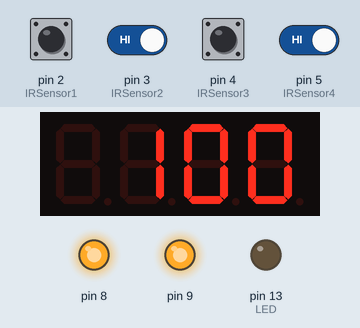
A sketch run on a simulated Arduino Uno, built with avr-gcc and run on an emulated ATmega328P. Parts: 4-digit seven-segment display, output pins drawn as LEDs (lit = HIGH). Inputs (shaded band) come from the test bench; at power-on: pin 2 (IRSensor1), pin 3 (IRSensor2), pin 4 (IRSensor3), pin 5 (IRSensor4) HIGH. What the sketch prints to the serial monitor is not drawn.

Above: at 2.2 s.
2.3 s: pin 2 (IRSensor1) driven LOW
3.8 s: pin 3 (IRSensor2) driven LOW
5.3 s: pin 2 (IRSensor1) driven HIGH
At 5.8 s:
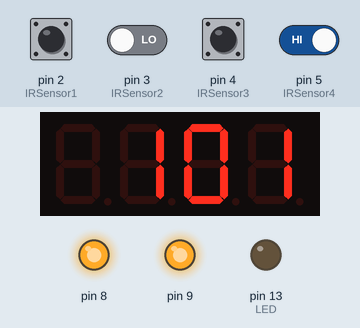
6.8 s: pin 3 (IRSensor2) driven HIGH
8.3 s: pin 4 (IRSensor3) pulsed LOW 5 times (0.12 s each, 0.3 s apart)
At 10.0 s:
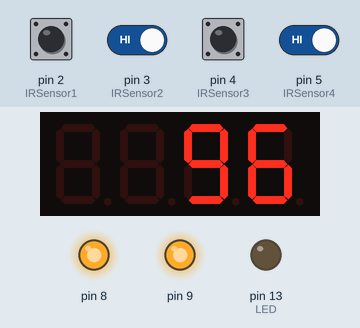
11.3 s: pin 2 (IRSensor1) pulsed LOW 2 times (0.12 s each, 0.3 s apart)
Timing chart, 0 to 14.3 s (numbered marks = the images above; inputs shaded):
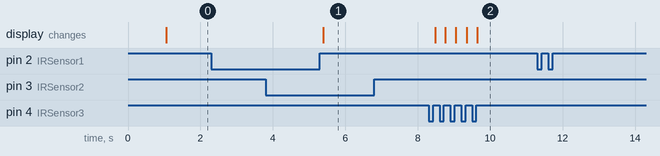

Measured:
- after the input at 2.3 s, every drawn part: stays the same
- after the input at 3.8 s, every drawn part: stays the same
- after the input at 5.3 s, the display: changes after 0.08 s (image 1)
- after the input at 6.8 s, every drawn part: stays the same
- after the input at 8.3 s, the display: first changes after 0.18 s (image 2 shows a later state)
- after the input at 11.3 s, every drawn part: stays the same

The sketch:

sketch_may18b.ino
```cpp
#include <TM1637Display.h>
#include "OLED.h"
// 红外传感器数字输入IO端口定义
// 数码管引脚配置
#define CLK 6
#define DIO 7
// 双向站点相关传感器IO定义
#define IRSensor1 2   // 1号(内部)
#define IRSensor2 3   // 2号(外部)
// 单向站点相关传感器IO定义
#define IRSensor3 4   // 3号(进)
#define IRSensor4 5   // 4号(出)
// LED灯IO端口定义
#define LED 13  // LED指示灯IO口定义
// 日志函数宏定义
#define EMLOG(Str) Serial.print(Str);
// 断言检测函数
#define assert(x) do{\
                      if(x==0){\
                        digitalWrite(LED,HIGH);\
                        while(1);\
                      }\
                    }while(0)
// 系统核心参数
int Position_Num = 100;// 剩余空位(数值信号量)
uint8_t cur_value;// 当前时刻信号状态
uint8_t per_value = 0x00;// 上一时刻信号状态
uint8_t temp_flag = 0;// 辅助标志组
/*******************************************
*             双向站点检测相关函数
*   这种系统一般设立在可以双向行驶的关卡,传感器之间距离比较近
**********************************************/
// 1号双向系统检测状态枚举
typedef enum {
  None,
  Is_IN,
  IN,
  Is_OUt,
  OUT,
}DEtECT_SYSTEM_STATE;
DEtECT_SYSTEM_STATE State;// 传感器检测系统状态
// 1号站点出入检测函数
void BilateralSite_Detect(){
  switch(State){
    case None:{
      if(cur_value == 0x01 ){// 内部检测到信号
        State = Is_OUt;
        EMLOG("内部检测到信号\n");
      }else if(cur_value == 0x02){// 外部检测到信号
        State = Is_IN;
        EMLOG("外部检测到信号\n");
      }
    }
    break;
    case Is_IN:{
      if(!(temp_flag & 0x01)){// 如果小车还没碰到内部检测传感器
        if(cur_value == 0x03){// 内部检测传感器也检测到
          temp_flag |= 0x01;// 设立确保有效标志位
          EMLOG("确认是否进入检测\n");
        }else if(cur_value == 0x00||cur_value == 0x01){// 0x01表示内部有车想要外出,外部车在避让出现的数值
          State = None;// 表示小车取消进入计划
          EMLOG("取消进入\n");
        }
      }else{
        if(cur_value == 0x01){// 外部先没有检测到信号,表示小车的确是要进入
          State = IN;
          temp_flag ^= 0x01;// 清除标志位
          EMLOG("进入检测成功\n");
        }else if(cur_value == 0x02){// 内部先没有检测到信号,表示小车又不想出去了
          temp_flag ^= 0x01;// 清除标志位
          EMLOG("不确定进入\n");
        }
      }
    }
    break;
    case Is_OUt:{
      if(!(temp_flag & 0x01)){// 如果小车还没碰到外部检测传感器
        if(cur_value == 0x03){// 外部检测传感器也检测到
          temp_flag |= 0x01;// 设立确保有效标志位
          EMLOG("确认是否出去检测\n");
        }else if(cur_value == 0x00||cur_value == 0x02){// 0x02表示外部有车想要进入,内部车在避让出现的数值
          State = None;// 表示小车取消外出计划
          EMLOG("取消外出\n");
        }
      }else{
        if(cur_value == 0x02){// 内部先没有检测到信号,表示小车的确是要外出
          State = OUT;
          temp_flag ^= 0x01;// 清除标志位
          EMLOG("外出检测成功\n");
        }else if(cur_value == 0x01){// 外部先没有检测到信号,表示小车又不想外出了
          temp_flag ^= 0x01;// 清除标志位
          EMLOG("不确定出去\n");
        }
      }
    }
    break;
    case IN:{
      Position_Num -= 1;
      EMLOG("进入一辆车,剩余空位:");
      EMLOG(Position_Num);
      EMLOG("\n");
      State = None;
    }
    break;
    case OUT:{
      Position_Num += 1;
      EMLOG("出去一辆车,剩余空位:");
      EMLOG(Position_Num);
      EMLOG("\n");
      State = None;
    }
    break;
  }
  per_value = cur_value;// 更新信号
}

/*****************************************
*           单向站点检测相关函数
*   这种系统一般设立在路口只能单向同行的地方
********************************************/
// 进入站点检测
void InSite_Detect(){
  if(temp_flag & 0x10){
    if((cur_value & 0x10) == 0x00){
        Position_Num -= 1;
        EMLOG("进入一辆车,剩余空位:");
        EMLOG(Position_Num);
        EMLOG("\n");
        temp_flag ^= 0x10;// 清除等待进入动作完成标志位
      }
  }else if(cur_value & 0x10){// 单向进站点检测
    temp_flag |= 0x10;// 设置等待进入动作完成标志位
    delay(20);
  }
}
// 外出站点检测
void OUTSite_Detect(){
  if(temp_flag & 0x20){
    if((cur_value & 0x20) == 0x00){
        Position_Num += 1;
        temp_flag ^= 0x20;// 清除等待出去动作完成标志位
        EMLOG("出去一辆车,剩余空位:");
        EMLOG(Position_Num);
        EMLOG("\n");
      }
  }else if(cur_value & 0x20){// 单向出站点检测
    temp_flag |= 0x20;// 设置等待出去动作完成标志位
    delay(20);
  }

}
// 单向站点组检测主函数
void UnilateralSite_Detect(){
  OUTSite_Detect();
  InSite_Detect();
}
/************************************
*         传感器检测定时器
**************************************/
// 定时器1的中断函数25ms
ISR(TIMER1_COMPA_vect) {
  cur_value  = ((!digitalRead(IRSensor2)) << 1 | (!digitalRead(IRSensor1)));// 获取检测信号(因为红外传感器默认高电平)
  cur_value |= ((!digitalRead(IRSensor4)) << 1 | (!digitalRead(IRSensor3))) << 4;// 获取检测信号
  BilateralSite_Detect();
  UnilateralSite_Detect();
  // EMLOG(cur_value);
  // EMLOG("\n");
}
// 1号16位定时器初始化
void Init_Timer1(){
  // 配置Timer1（TCNT1是16位寄存器)
  noInterrupts();           // 暂时禁用中断
  TCCR1A = 0;               // 设置Timer1为普通模式
  TCCR1B = 0;
  TCNT1 = 0;                // 计数器初始值

  // 设置比较匹配值 (16MHz / 256预分频 = 62500Hz，计数1560次为25ms)
  OCR1A = 1560;
  // 配置为CTC模式，选择256预分频
  TCCR1B |= (1 << WGM12);  // CTC模式 (WGM13:0 = 0100)
  TCCR1B |= (1 << CS12);   // 256预分频 (CS12:0 = 100)
  // 启用比较匹配中断
  TIMSK1 |= (1 << OCIE1A); // 使能OCR1A匹配中断
  interrupts();             // 重新启用中断
}
/************************************
*         数字转字符串函数
**************************************/
char* NumberToStr(int num){
  static char str[20] = {0};
  sprintf(str, "%d", num);
  return str;
}
/************************************
*         各模块初始化函数
**************************************/
// 初始化红外传感器
void Init_IRSensor() {
  // 电源端口
  pinMode(8,OUTPUT);
  pinMode(9,OUTPUT);
  digitalWrite(8,HIGH);// 输出5V电压供电
  digitalWrite(9,HIGH);// 输出5V电压供电
  // 信号端口
  pinMode(IRSensor1, INPUT_PULLUP);  // 数字输入模式
  pinMode(IRSensor2, INPUT_PULLUP);  // 数字输入模式
  pinMode(IRSensor3, INPUT_PULLUP);  // 数字输入模式
  pinMode(IRSensor4, INPUT_PULLUP);  // 数字输入模式
  // 端口定时检测器初始化
  Init_Timer1();
  // 状态机初始化
  State = None;
}
// 串口初始化函数
void Init_UART() {
  Serial.begin(9600);  // 串口波特率设置
  EMLOG("串口初始化完成\n");
}
// 系统状态指示灯初始化
void Init_System_LED(){
  pinMode(LED, OUTPUT);  // LED端口初始化
  digitalWrite(LED,LOW); // 默认不亮
}
// OLED初始化
void Init_OLED(){
 OLED_Init();
}
// 数码管初始化
TM1637Display display(CLK, DIO);
void Init_NumShowDevice(){
  // 电源端口初始化
  display.setBrightness(0x07);
  display.showNumberDec(8888);
}
// 系统初始化函数
void setup() {
  temp_flag = 0x00;
  Init_UART();// 串口初始化
  Init_IRSensor();// 传感器初始化
  EMLOG("传感器初始化完成\n");
  Init_System_LED();// 指示灯初始化
  EMLOG("指示灯初始化完成\n");
  // Init_OLED();// 初始化OELD
  // EMLOG("OELD初始化完成\n");
  Init_NumShowDevice();// 初始化数码管
  EMLOG("数码管驱动初始化完成\n");
  delay(1000); // 暂停1秒
  EMLOG("系统初始化完毕\n");
}

/************************************
*         主循环函数
**************************************/
void loop() {
  display.showNumberDec(Position_Num);
  // delay(1000); // 暂停1秒,隔1S刷新一次空闲位显示
}
```

OLED.cpp
```cpp
#include "Arduino.h"
#include "OLED_Font.h"
#include "OLED.h"

/*引脚配置*/
#define OLED_Pin_SCL 7
#define OLED_Pin_SDA 6

#define OLED_W_SCL(x)		digitalWrite(OLED_Pin_SCL, x)
#define OLED_W_SDA(x)		digitalWrite(OLED_Pin_SDA, x)

/*引脚初始化*/
void OLED_I2C_Init(void)
{
	pinMode(OLED_Pin_SCL, OUTPUT);
	pinMode(OLED_Pin_SDA, OUTPUT);
	OLED_W_SCL(1);
	OLED_W_SDA(1);
}


/**
  * @brief  I2C开始
  * @param  无
  * @retval 无
  */
void OLED_I2C_Start(void)
{
	OLED_W_SDA(1);
	OLED_W_SCL(1);
	OLED_W_SDA(0);
	OLED_W_SCL(0);
}

/**
  * @brief  I2C停止
  * @param  无
  * @retval 无
  */
void OLED_I2C_Stop(void)
{
	OLED_W_SDA(0);
	OLED_W_SCL(1);
	OLED_W_SDA(1);
}

/**
  * @brief  I2C发送一个字节
  * @param  Byte 要发送的一个字节
  * @retval 无
  */
void OLED_I2C_SendByte(uint8_t Byte)
{
	uint8_t i;
	for (i = 0; i < 8; i++)
	{
		OLED_W_SDA(Byte & (0x80 >> i));
		OLED_W_SCL(1);
		OLED_W_SCL(0);
	}
	OLED_W_SCL(1);	//额外的一个时钟，不处理应答信号
	OLED_W_SCL(0);
}

/**
  * @brief  OLED写命令
  * @param  Command 要写入的命令
  * @retval 无
  */
void OLED_WriteCommand(uint8_t Command)
{
	OLED_I2C_Start();
	OLED_I2C_SendByte(0x78);		//从机地址
	OLED_I2C_SendByte(0x00);		//写命令
	OLED_I2C_SendByte(Command);
	OLED_I2C_Stop();
}

/**
  * @brief  OLED写数据
  * @param  Data 要写入的数据
  * @retval 无
  */
void OLED_WriteData(uint8_t Data)
{
	OLED_I2C_Start();
	OLED_I2C_SendByte(0x78);		//从机地址
	OLED_I2C_SendByte(0x40);		//写数据
	OLED_I2C_SendByte(Data);
	OLED_I2C_Stop();
}

/**
  * @brief  OLED设置光标位置
  * @param  Y 以左上角为原点，向下方向的坐标，范围：0~7
  * @param  X 以左上角为原点，向右方向的坐标，范围：0~127
  * @retval 无
  */
void OLED_SetCursor(uint8_t Y, uint8_t X)
{
	OLED_WriteCommand(0xB0 | Y);					//设置Y位置
	OLED_WriteCommand(0x10 | ((X & 0xF0) >> 4));	//设置X位置高4位
	OLED_WriteCommand(0x00 | (X & 0x0F));			//设置X位置低4位
}

/**
  * @brief  OLED清屏
  * @param  无
  * @retval 无
  */
void OLED_Clear(void)
{
	uint8_t i, j;
	for (j = 0; j < 8; j++)
	{
		OLED_SetCursor(j, 0);
		for(i = 0; i < 128; i++)
		{
			OLED_WriteData(0x00);
		}
	}
}

/**
  * @brief  OLED显示一个字符
  * @param  Line 行位置，范围：1~4
  * @param  Column 列位置，范围：1~16
  * @param  Char 要显示的一个字符，范围：ASCII可见字符
  * @retval 无
  */
void OLED_ShowChar(uint8_t Line, uint8_t Column, char Char)
{
	uint8_t i;
	OLED_SetCursor((Line - 1) * 2, (Column - 1) * 8);		//设置光标位置在上半部分
	for (i = 0; i < 8; i++)
	{
		OLED_WriteData(pgm_read_byte(&OLED_F8x16[Char - ' '][i]));			//显示上半部分内容
	}
	OLED_SetCursor((Line - 1) * 2 + 1, (Column - 1) * 8);	//设置光标位置在下半部分
	for (i = 0; i < 8; i++)
	{
		OLED_WriteData(pgm_read_byte(&OLED_F8x16[Char - ' '][i+8]));		//显示下半部分内容
	}
}

/**
  * @brief  OLED显示字符串
  * @param  Line 起始行位置，范围：1~4
  * @param  Column 起始列位置，范围：1~16
  * @param  String 要显示的字符串，范围：ASCII可见字符
  * @retval 无
  */
void OLED_ShowString(uint8_t Line, uint8_t Column, char *String)
{
	uint8_t i;
	for (i = 0; String[i] != '\0'; i++)
	{
		OLED_ShowChar(Line, Column + i, String[i]);
	}
}

/**
  * @brief  OLED次方函数
  * @retval 返回值等于X的Y次方
  */
uint32_t OLED_Pow(uint32_t X, uint32_t Y)
{
	uint32_t Result = 1;
	while (Y--)
	{
		Result *= X;
	}
	return Result;
}

/**
  * @brief  OLED显示数字（十进制，正数）
  * @param  Line 起始行位置，范围：1~4
  * @param  Column 起始列位置，范围：1~16
  * @param  Number 要显示的数字，范围：0~4294967295
  * @param  Length 要显示数字的长度，范围：1~10
  * @retval 无
  */
void OLED_ShowNum(uint8_t Line, uint8_t Column, uint32_t Number, uint8_t Length)
{
	uint8_t i;
	for (i = 0; i < Length; i++)
	{
		OLED_ShowChar(Line, Column + i, Number / OLED_Pow(10, Length - i - 1) % 10 + '0');
	}
}

/**
  * @brief  OLED显示数字（十进制，带符号数）
  * @param  Line 起始行位置，范围：1~4
  * @param  Column 起始列位置，范围：1~16
  * @param  Number 要显示的数字，范围：-2147483648~2147483647
  * @param  Length 要显示数字的长度，范围：1~10
  * @retval 无
  */
void OLED_ShowSignedNum(uint8_t Line, uint8_t Column, int32_t Number, uint8_t Length)
{
	uint8_t i;
	uint32_t Number1;
	if (Number >= 0)
	{
		OLED_ShowChar(Line, Column, '+');
		Number1 = Number;
	}
	else
	{
		OLED_ShowChar(Line, Column, '-');
		Number1 = -Number;
	}
	for (i = 0; i < Length; i++)
	{
		OLED_ShowChar(Line, Column + i + 1, Number1 / OLED_Pow(10, Length - i - 1) % 10 + '0');
	}
}

/**
  * @brief  OLED显示数字（十六进制，正数）
  * @param  Line 起始行位置，范围：1~4
  * @param  Column 起始列位置，范围：1~16
  * @param  Number 要显示的数字，范围：0~0xFFFFFFFF
  * @param  Length 要显示数字的长度，范围：1~8
  * @retval 无
  */
void OLED_ShowHexNum(uint8_t Line, uint8_t Column, uint32_t Number, uint8_t Length)
{
	uint8_t i, SingleNumber;
	for (i = 0; i < Length; i++)
	{
		SingleNumber = Number / OLED_Pow(16, Length - i - 1) % 16;
		if (SingleNumber < 10)
		{
			OLED_ShowChar(Line, Column + i, SingleNumber + '0');
		}
		else
		{
			OLED_ShowChar(Line, Column + i, SingleNumber - 10 + 'A');
		}
	}
}

/**
  * @brief  OLED显示数字（二进制，正数）
  * @param  Line 起始行位置，范围：1~4
  * @param  Column 起始列位置，范围：1~16
  * @param  Number 要显示的数字，范围：0~1111 1111 1111 1111
  * @param  Length 要显示数字的长度，范围：1~16
  * @retval 无
  */
void OLED_ShowBinNum(uint8_t Line, uint8_t Column, uint32_t Number, uint8_t Length)
{
	uint8_t i;
	for (i = 0; i < Length; i++)
	{
		OLED_ShowChar(Line, Column + i, Number / OLED_Pow(2, Length - i - 1) % 2 + '0');
	}
}

/**
  * @brief  OLED初始化
  * @param  无
  * @retval 无
  */
void OLED_Init(void)
{
	uint32_t i, j;

	for (i = 0; i < 1000; i++)			//上电延时
	{
		for (j = 0; j < 1000; j++);
	}

	OLED_I2C_Init();			//端口初始化

	OLED_WriteCommand(0xAE);	//关闭显示

	OLED_WriteCommand(0xD5);	//设置显示时钟分频比/振荡器频率
	OLED_WriteCommand(0x80);

	OLED_WriteCommand(0xA8);	//设置多路复用率
	OLED_WriteCommand(0x3F);

	OLED_WriteCommand(0xD3);	//设置显示偏移
	OLED_WriteCommand(0x00);

	OLED_WriteCommand(0x40);	//设置显示开始行

	OLED_WriteCommand(0xA1);	//设置左右方向，0xA1正常 0xA0左右反置

	OLED_WriteCommand(0xC8);	//设置上下方向，0xC8正常 0xC0上下反置

	OLED_WriteCommand(0xDA);	//设置COM引脚硬件配置
	OLED_WriteCommand(0x12);

	OLED_WriteCommand(0x81);	//设置对比度控制
	OLED_WriteCommand(0xCF);

	OLED_WriteCommand(0xD9);	//设置预充电周期
	OLED_WriteCommand(0xF1);

	OLED_WriteCommand(0xDB);	//设置VCOMH取消选择级别
	OLED_WriteCommand(0x30);

	OLED_WriteCommand(0xA4);	//设置整个显示打开/关闭

	OLED_WriteCommand(0xA6);	//设置正常/倒转显示

	OLED_WriteCommand(0x8D);	//设置充电泵
	OLED_WriteCommand(0x14);

	OLED_WriteCommand(0xAF);	//开启显示

	OLED_Clear();				//OLED清屏
}
```

OLED.h
```cpp
#ifndef __OLED_H
#define __OLED_H

void OLED_Init(void);
void OLED_Clear(void);
void OLED_ShowChar(uint8_t Line, uint8_t Column, char Char);
void OLED_ShowString(uint8_t Line, uint8_t Column, char *String);
void OLED_ShowNum(uint8_t Line, uint8_t Column, uint32_t Number, uint8_t Length);
void OLED_ShowSignedNum(uint8_t Line, uint8_t Column, int32_t Number, uint8_t Length);
void OLED_ShowHexNum(uint8_t Line, uint8_t Column, uint32_t Number, uint8_t Length);
void OLED_ShowBinNum(uint8_t Line, uint8_t Column, uint32_t Number, uint8_t Length);

#endif
```

Source omitted: OLED_Font.h (data table, 12698 bytes)
